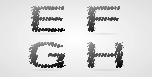
#> input picture shuzi.bmp, 152 x 77 px
$ python attack.py
#> lines starting #> are read from the running program, lines starting #| are printed output that depends on the picture
from PIL import Image
import tkinter as tk
from tkinter import filedialog
import cv2
import os
import shutil
import pywt
import numpy as np


def getLocalFile():
    root=tk.Tk()
    root.withdraw()
    filePath=filedialog.askopenfilename()
#> the answer given: shuzi.bmp
    return filePath

def guassi(filePath):
#> called with filePath = 'shuzi.bmp'
    f = cv2.imread(filePath)
#> f is the input picture: shape (77, 152, 3); min 3, max 254, mean 217.3
    image_3_LF = cv2.GaussianBlur(f, (11,11), 0)  # (3,3)为高斯半径,image_3_LF为高斯滤波后的低分图像
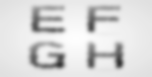
#> image_3_LF: shape (77, 152, 3); min 54, max 254, mean 217.3
    cv2.imwrite("D:/DWT/attack/guassi_LF_image.png", image_3_LF)
    print("guassi end!")


def shape(filePath):
#> called with filePath = 'shuzi.bmp'
    img = cv2.imread(filePath)
    rows, cols = img.shape[:2]
#> rows = 77; cols = 152
    M1 = cv2.getRotationMatrix2D((cols / 2, rows / 2), 0.2, 1) # 第一个参数是旋转中心，第二个参数是旋转角度，第三个参数是缩放比例
    res2 = cv2.warpAffine(img, M1, (cols, rows))
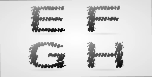
#> res2: shape (77, 152, 3); min 6, max 254, mean 216.8
    cv2.imwrite('D:/DWT/attack/旋转.png', res2)
    print("shape end!")


if __name__ == '__main__':
    path = 'D:/DWT/attack'

    if os.path.exists(path):
        shutil.rmtree(path)
        print('shutil success!')
        os.mkdir(path)

    else:
        print('mkdir success!')
        os.mkdir(path)

    path = getLocalFile()
    guassi(path)
    shape(path)
